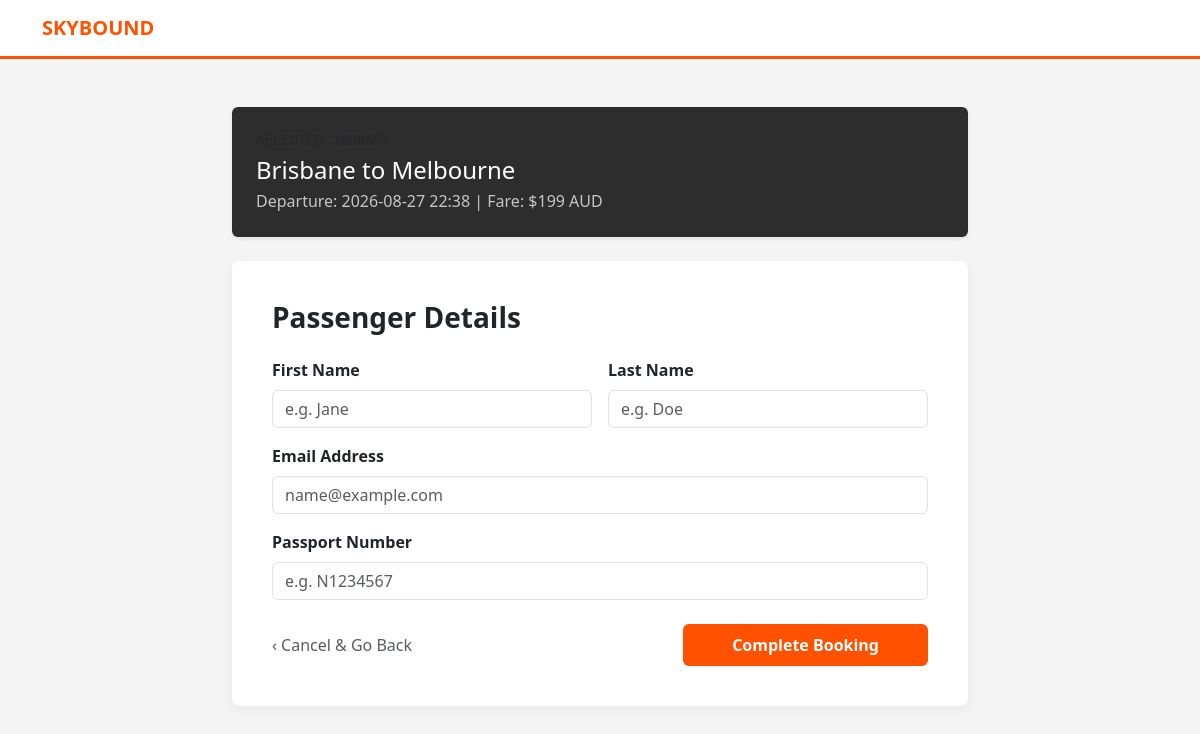
Before: /book/1 with the older database file.
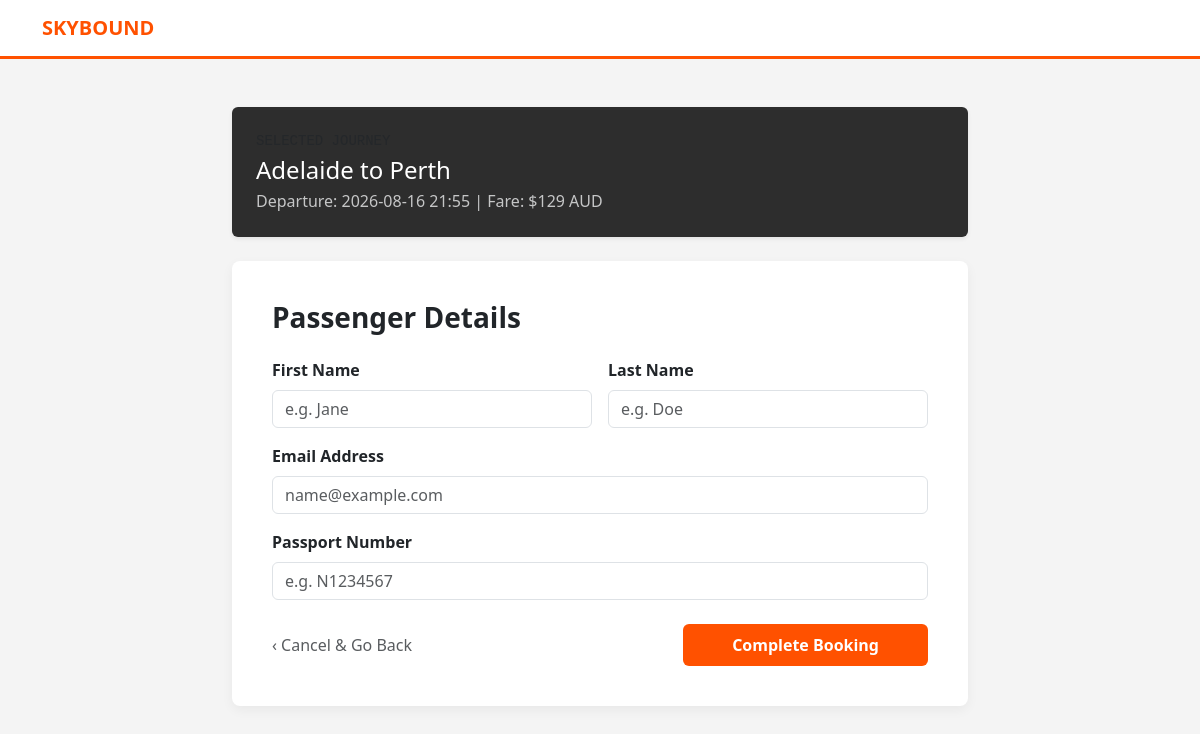
After: the same page with the newer database file.
### tables this page shows
CREATE TABLE flights (
        flight_id INTEGER PRIMARY KEY AUTOINCREMENT,
        origin TEXT,
        destination TEXT,
        departure_time TEXT,
        capacity INTEGER,
        price INTEGER
    );

### app.py (the view)
@app.route('/book/<int:flight_id>', methods=['GET', 'POST'])
def book_flight(flight_id):
    conn = get_db_connection()
    if request.method == 'POST':
        first = request.form.get('first_name')
        last = request.form.get('last_name')
        email = request.form.get('email')
        passport = request.form.get('passport')
        cursor = conn.cursor()
        cursor.execute('''
            INSERT INTO passengers (first_name, last_name, email, passport_num)
            SELECT ?, ?, ?, ?
            WHERE NOT EXISTS (
            SELECT 1 FROM passengers WHERE first_name = ? AND last_name = ? AND email = ? AND passport_num = ?
            );
        ''', (first, last, email, passport, first, last, email, passport))
        passenger_id = cursor.execute('SELECT passenger_id FROM passengers WHERE first_name = ? AND last_name = ? AND email = ? AND passport_num = ?', (first, last, email, passport)).fetchone()['passenger_id']
        seat = 'A1'
        while seat in {row[0] for row in cursor.execute("SELECT seat_assignment FROM bookings WHERE flight_id = ?",(flight_id,)).fetchall()}:
            seat = f'{random.randint(1,30)}{random.choice(["A", "B", "C", "D", "E", "F"])}'
        cursor.execute('''
            INSERT INTO bookings (flight_id, passenger_id, seat_assignment)
            VALUES (?, ?, ?)
        ''', (flight_id, passenger_id, seat))
        booking_id = cursor.lastrowid
        conn.commit()
        conn.close()
        return redirect(f"/confirmation/{booking_id}")
    else:
        flight = conn.execute('SELECT * FROM flights WHERE flight_id = ?', (flight_id,)).fetchone()
        conn.close()
        return render_template('booking.html', flight=flight)

### app.py (called while the page is built)
def get_db_connection():
    conn = sqlite3.connect('pedair.db')
    conn.row_factory = sqlite3.Row
    return conn

### templates/booking.html (shortened to what this page needs)
<!DOCTYPE html>
<html lang="en">
<head>
    <link href="https://cdn.jsdelivr.net/npm/bootstrap@5.3.0/dist/css/bootstrap.min.css" rel="stylesheet">
</head>
<body>
<nav class="navbar navbar-expand-lg navbar-light sticky-top mb-5">
    <div class="container">
        <a class="navbar-brand fw-bold" href="/" style="color: var(--jetstar-orange);">SKYBOUND</a>
    </div>
</nav>
<div class="container">
    <div class="row justify-content-center">
        <div class="col-md-8">
            <div class="card mb-4 border-0 shadow-sm text-white" style="background-color: #2d2d2d;">
                <div class="card-body p-4">
                    <span class="text-uppercase small text-muted font-monospace d-block mb-1">Selected Journey</span>
                    <h4 class="mb-1">{{ flight.origin }} to {{ flight.destination }}</h4>
                    <p class="mb-0 text-light opacity-75">Departure: {{ flight.departure_time }} | Fare: ${{ flight.price }} AUD</p>
                </div>
            </div>
            <div class="booking-box">
                <h3 class="mb-4 fw-bold">Passenger Details</h3>
                <form method="POST">
                    <div class="row g-3 mb-3">
                        <div class="col-md-6">
                            <label class="form-label fw-bold">First Name</label>
                            <input type="text" class="form-control" name="first_name" required placeholder="e.g. Jane">
                        </div>
                        <div class="col-md-6">
                            <label class="form-label fw-bold">Last Name</label>
                            <input type="text" class="form-control" name="last_name" required placeholder="e.g. Doe">
                        </div>
                    </div>
                    <div class="mb-3">
                        <label class="form-label fw-bold">Email Address</label>
                        <input type="email" class="form-control" name="email" required placeholder="name@example.com">
                    </div>
                    <div class="mb-4">
                        <label class="form-label fw-bold">Passport Number</label>
                        <input type="text" class="form-control" name="passport" required placeholder="e.g. N1234567">
                    </div>
                    <div class="d-flex justify-content-between align-items-center">
                        <a href="/" class="text-decoration-none text-muted">‹ Cancel & Go Back</a>
                        <button type="submit" class="btn btn-orange px-5 py-2">Complete Booking</button>
                    </div>
                </form>
            </div>
        </div>
    </div>
</div>
</body>
</html>

### templates/booking.html (style rules this page uses)
:root { --jetstar-orange: #ff5100; --bg-light: #f4f4f4; }
body { background-color: var(--bg-light); font-family: 'Segoe UI', Roboto, sans-serif; }
.navbar { background-color: white; border-bottom: 3px solid var(--jetstar-orange); }
.booking-box { background: white; padding: 40px; border-radius: 8px; box-shadow: 0 4px 12px rgba(0,0,0,0.05); }
.btn-orange { background-color: var(--jetstar-orange); color: white; font-weight: bold; }

Changed rows visible on the page:
changed flights: origin "Brisbane" → "Adelaide"; destination "Melbourne" → "Perth"; departure_time "2026-08-27 22:38" → "2026-08-16 21:55"; price "199" → "129"
